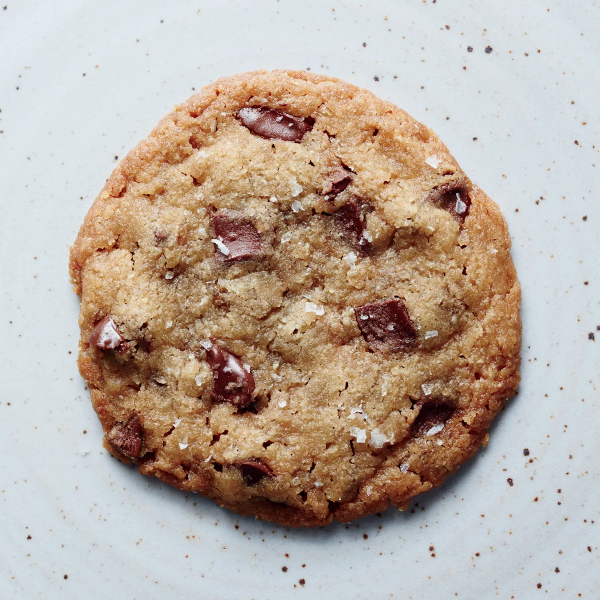
#> input picture cookies/cookie1.jpg, 1200 x 1200 px (shown at 1/2 size)
$ jupyter execute cookie-colour.ipynb
#> lines starting #> are read from the running program, lines starting #| are printed output that depends on the picture
[cell 1]
import PIL
import cv2 as cv
import numpy as np
import matplotlib.pyplot as plt
import math
import pandas as pd

[cell 2]
img_name = 'cookies/cookie1.jpg' #path of thecookie image

[cell 3]
def cookie_color(filename):

#> called with filename = 'cookies/cookie1.jpg'
    img1 = cv.imread(filename, 1)
#> img1 is the input picture: shape (1200, 1200, 3); mean B, G, R 161.9, 173.2, 186.9

    #scale the image
    scaled_cookie = cv.resize(img1, (255,255))
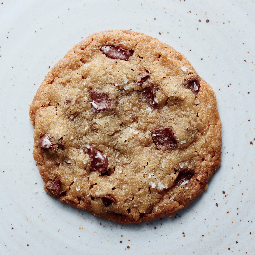
#> scaled_cookie: shape (255, 255, 3); mean B, G, R 161.8, 173, 186.7
    blur = cv.blur(scaled_cookie, (10,10))    #perform smoothing
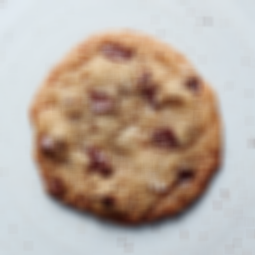
#> blur: shape (255, 255, 3); mean B, G, R 161.8, 173.1, 186.8

    #grabcut for extracting the cookie foreground
    mask = np.zeros(scaled_cookie.shape[:2], np.uint8)

    bgmodel = np.zeros((1,65), np.float64)
    fgmodel = np.zeros((1,65), np.float64)

    #only the edges(20 px) will definitely be the background
    rectangle = (20, 20, 234, 234)

    cv.grabCut(scaled_cookie, mask, rectangle, bgmodel, fgmodel, 10, cv.GC_INIT_WITH_RECT)

    mask2 = np.where((mask == 2)|(mask == 0), 0, 1).astype('uint8') #the mask

    image_fg = blur * mask2[:, :, np.newaxis]  #put the mask over the blurred image, not the original scaled one
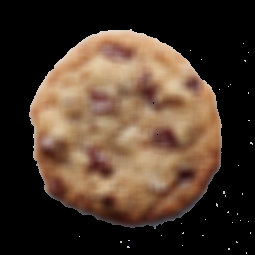
#> image_fg: shape (255, 255, 3); mean B, G, R 43, 56.5, 74.1

    #make a list of the foreground pixel values
    only_cookie = []

    #populating the list with foreground pixel values
    for row in range(20, image_fg.shape[0]-20):
        for col in range(20, image_fg.shape[1]-20):

            if(sum(image_fg[row,col]) != 0):
                only_cookie.append(list(image_fg[row,col,::-1]))#reverse the array because it is in bgr; we want rgb
#> after the loop, only_cookie = 29681 items


    #finding the top 3 colour codes manually
    hex_list = [rgb_to_hex(pixel) for pixel in only_cookie] #converting each (r,g,b) value to hex
#> hex_list = 29681 items
    hex_counts = pd.Series(hex_list).value_counts() # gives counts for each hex value

    top_3 = list(hex_counts.index[:3]) #list containing the 3 most frequent colors
#> top_3 = ['#B99A75', '#B48D64', '#B48E66']

    return top_3

[cell 4]
#get the average cookie color (not used in cookie_color() function)
def average_cookie_color(only_cookie):
    #averaging the reds, blues and greens to get the overall average colour
    b_val = 0
    g_val = 0
    r_val = 0

    for r,g,b in only_cookie: #summing up all the red, green, and blue values
        b_val += b
        g_val += g
        r_val += r

    avg_color = [r_val, g_val, b_val] #making it into rgb instead of bgr
    avg_color = [math.floor(val/len(only_cookie)) for val in avg_color] #finding the average (r,g,b) value

    #making an ndarray of 100x100 to show the sample of the average color
    cookie_color_samp = np.array([[avg_color] * 100]*100)
    plt.imshow(cookie_color_samp)

    return avg_color

#convert rgb to hexcode
def rgb_to_hex(color):
    #finding the hex value of each color
    hex_col = [hex(val) for val in color]
    #removing the 0x from the beginning
    hex_col = ['0' + a[2:] if (len(a[2:])==1) else a[2:] for a in hex_col] #hex values may have only one digit, if so add a 0 b/c hexcodes must be 6 digits

    hex_code = ''
    return ('#' + hex_code.join(hex_col).upper())

#convert hexcode to rgb
def hex_to_rgb(hex):

    code = hex[1:] #remove the '#' char
    code_split = [code[i]+code[i+1] for i in range(0,len(code)-1,2)]
    rgb = [int(val, 16) for val in code_split]

    return rgb

#shows the shade sample of the given rgb vector
def show_color(rgb):

    cookie_color_samp = np.array([[rgb] * 1]*1)
    plt.imshow(cookie_color_samp)

[cell 5]
colors = cookie_color(img_name) #find the top 3 colors
#> colors = ['#B99A75', '#B48D64', '#B48E66']
print(colors)
#| ['#B99A75', '#B48D64', '#B48E66']

print("Here is the best match!")
show_color(hex_to_rgb(colors[0]))
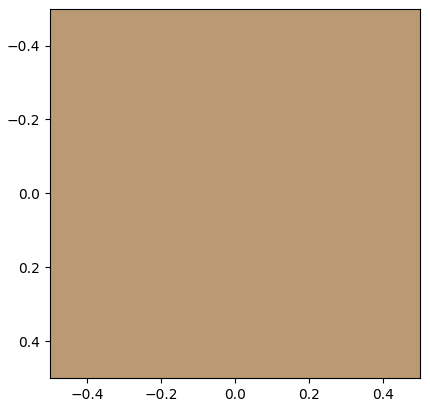
#> figure drawn by matplotlib, 1 panel

$ run again, with cookies/cookie0.jpg copied over cookies/cookie1.jpg
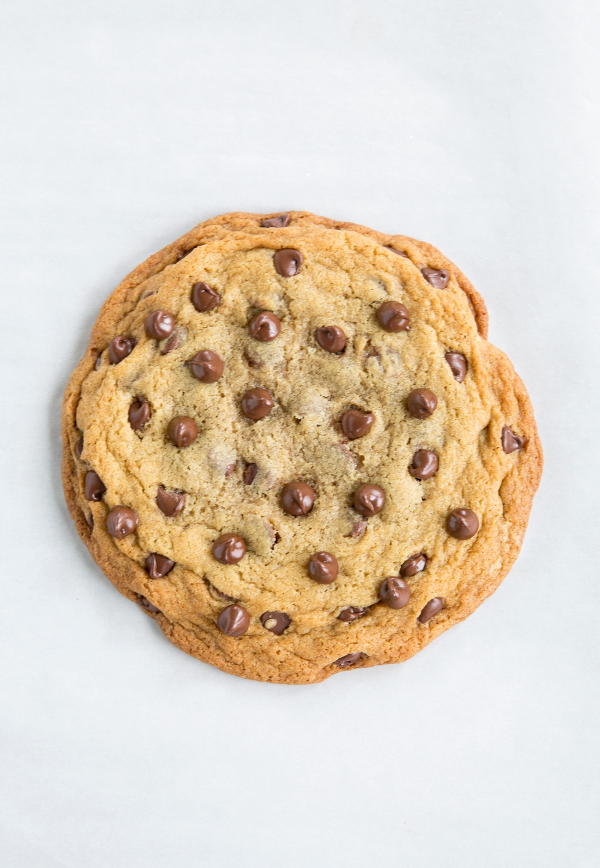
#> input picture cookies/cookie0.jpg, 1200 x 1736 px (shown at 1/2 size)
#> in cookie_color, img1 is the input picture: shape (1736, 1200, 3); mean B, G, R 193.8, 210.2, 223.1
#> in cookie_color, `image_fg = blur * mask2[:, :, np.newaxis]`:
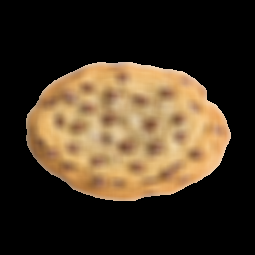
#> image_fg: shape (255, 255, 3); mean B, G, R 36, 53.9, 68.4
#> after the loop in cookie_color, `for row in range(20, image_fg.shape[0]-20):`: only_cookie = 21989 items
#> top_3 = ['#E7BE7B', '#F1BC75', '#E7BE7C']
#| ['#E7BE7B', '#F1BC75', '#E7BE7C']
#> `[cell 5] colors = cookie_color(img_name) #find the top 3 colors print(..`:
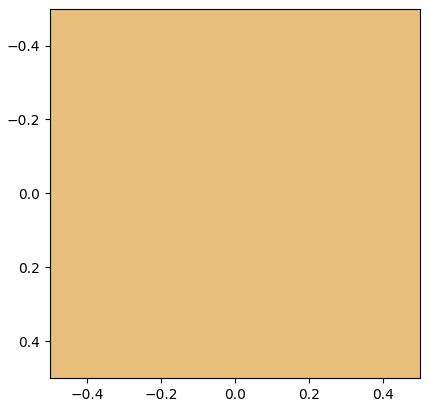
#> figure drawn by matplotlib, 1 panel

$ run again, with cookies/cookie2.jpg copied over cookies/cookie1.jpg
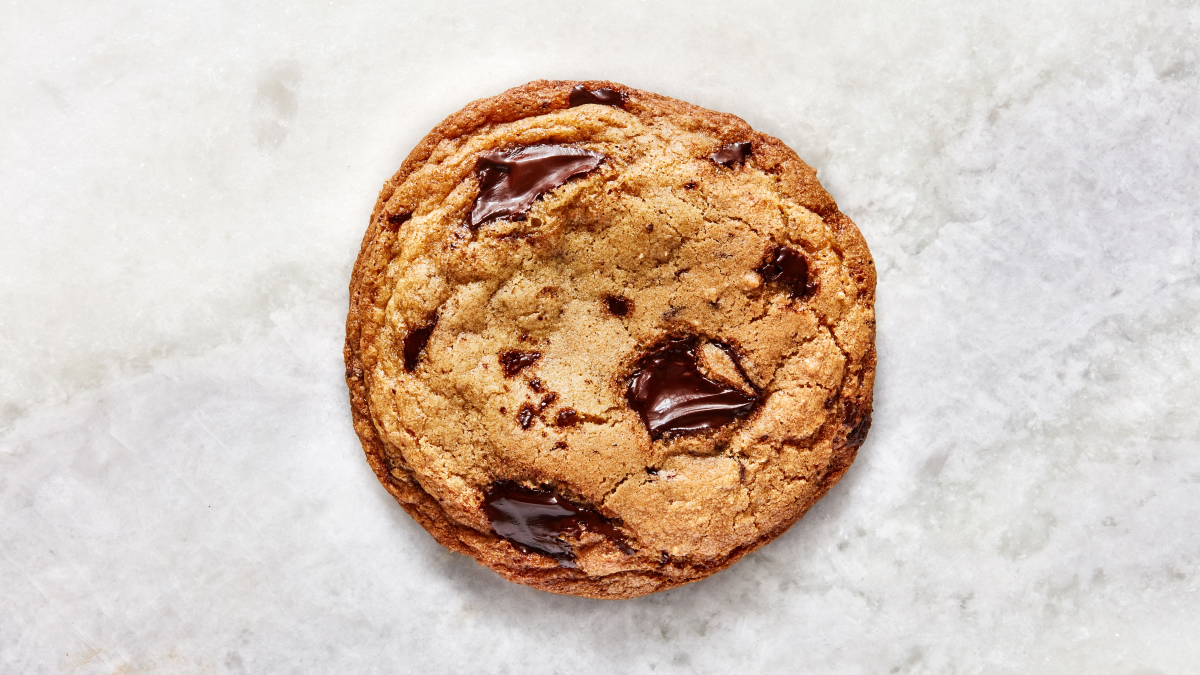
#> input picture cookies/cookie2.jpg, 4800 x 2700 px (shown at 1/4 size)
#> in cookie_color, img1 is the input picture: shape (2700, 4800, 3); mean B, G, R 182, 195.6, 213.6
#> in cookie_color, `image_fg = blur * mask2[:, :, np.newaxis]`:
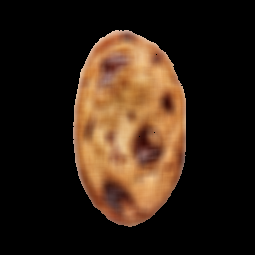
#> image_fg: shape (255, 255, 3); mean B, G, R 20.4, 33, 49.2
#> after the loop in cookie_color, `for row in range(20, image_fg.shape[0]-20):`: only_cookie = 17647 items, first 6: [227, 195, 174], [227, 193, 172], [225, 191, 170], [224, 191, 171], [218, 185, 167], [215, 182, 164]
#> hex_list = 17647 items, first 6: '#E3C3AE', '#E3C1AC', '#E1BFAA', '#E0BFAB', '#DAB9A7', '#D7B6A4'
#> top_3 = ['#C48245', '#BC7B3F', '#CD9251']
#| ['#C48245', '#BC7B3F', '#CD9251']
#> `[cell 5] colors = cookie_color(img_name) #find the top 3 colors print(..`:
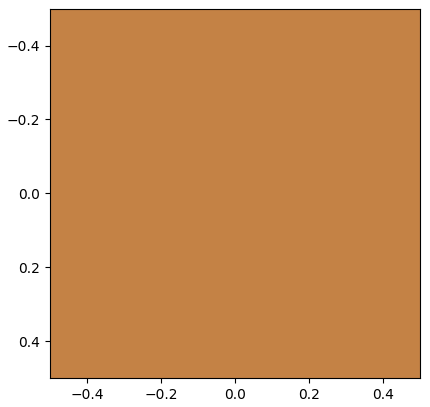
#> figure drawn by matplotlib, 1 panel

$ run again, with cookies/cookie4.jpg copied over cookies/cookie1.jpg
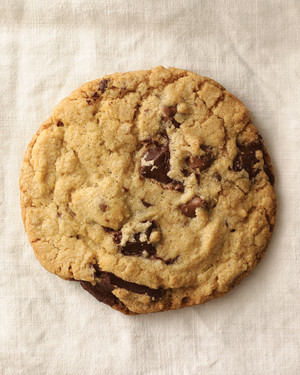
#> input picture cookies/cookie4.jpg, 300 x 375 px
#> in cookie_color, img1 is the input picture: shape (375, 300, 3); mean B, G, R 140.2, 172.9, 199.1
#> in cookie_color, `image_fg = blur * mask2[:, :, np.newaxis]`:
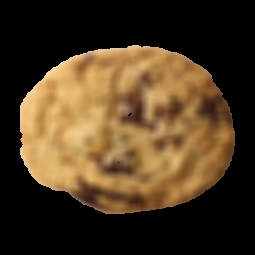
#> image_fg: shape (255, 255, 3); mean B, G, R 33.7, 57.3, 76.1
#> after the loop in cookie_color, `for row in range(20, image_fg.shape[0]-20):`: only_cookie = 28752 items
#> top_3 = ['#DFB56F', '#DEB26C', '#DEB36D']
#| ['#DFB56F', '#DEB26C', '#DEB36D']
#> `[cell 5] colors = cookie_color(img_name) #find the top 3 colors print(..`:
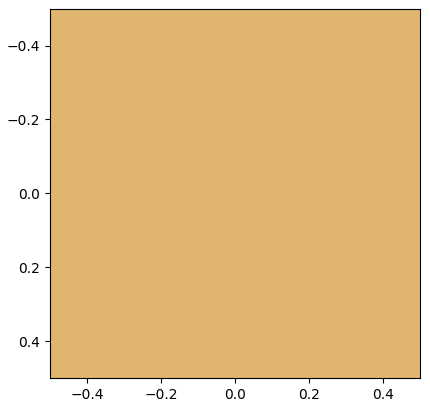
#> figure drawn by matplotlib, 1 panel
